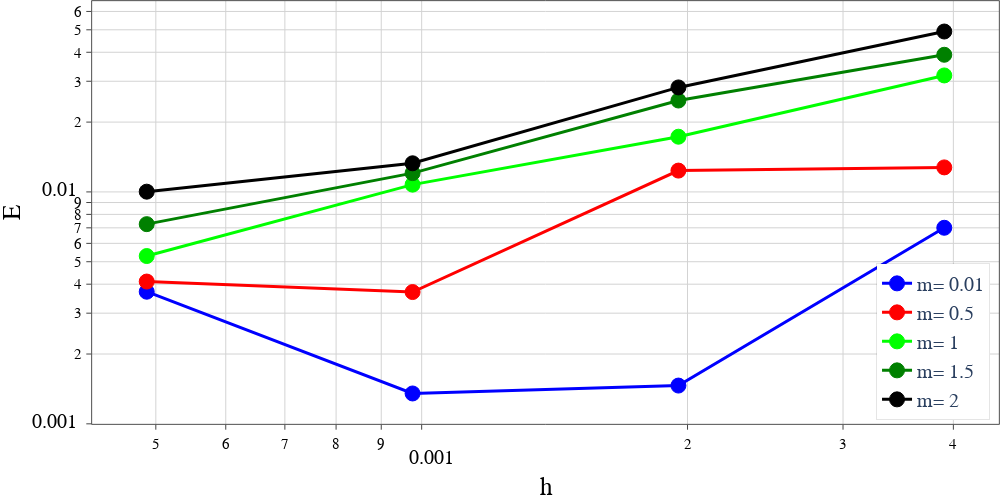
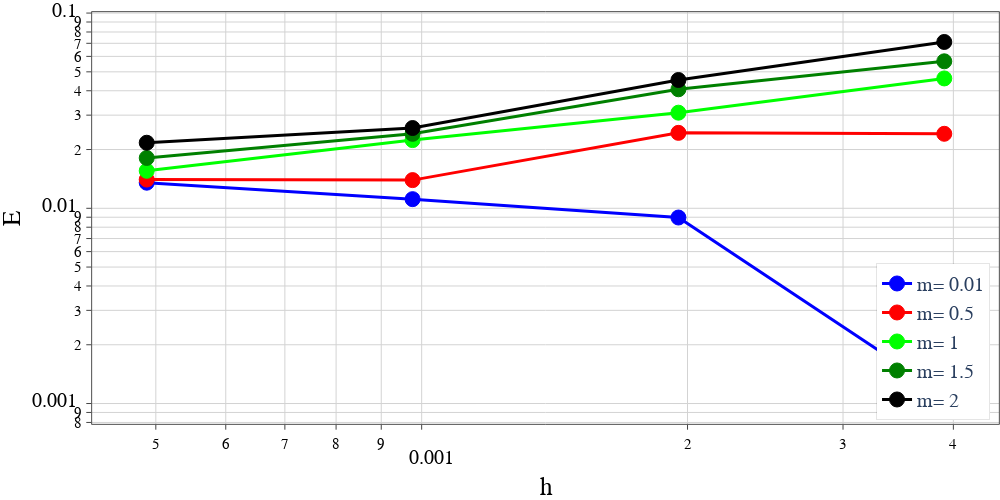
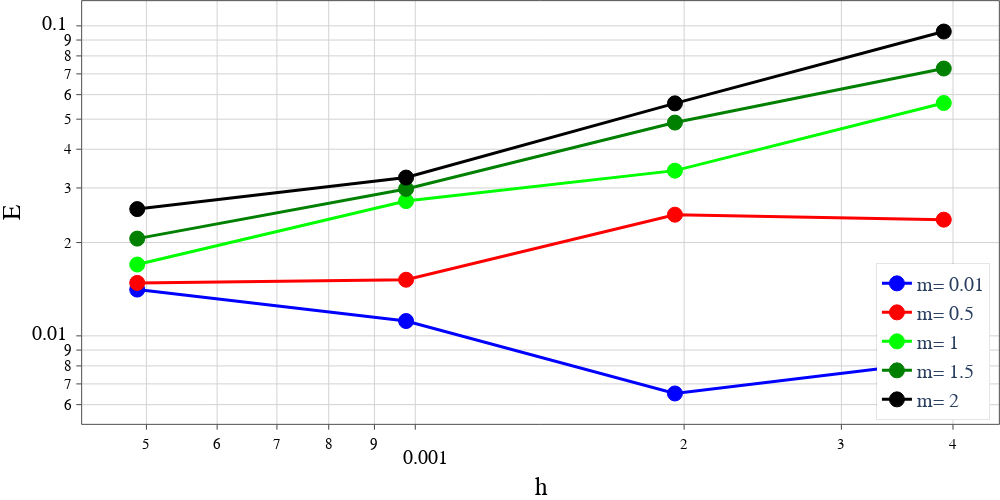

Here is the notebook cell these charts were saved with, in order:
### Markdown cell above
# Interpolate 2D mesh m and level

### Code cell
from scipy import interpolate
from matplotlib import tri
# etas = np.array([ 1e-06 ])
etas = np.array([ 1e-03, 1e-4, 1e-05, 1e-06, 1e-15 ])
levels = np.array([8,9,10,11])
# phis = np.array([0.3, 0.4, 0.5, 0.6])
phis = np.array([0.3, 0.4, 0.5, 0.6])


xaxis='h'
yaxis="E"
ngridx = ngridy = 100

logFig=False
# logFig=True

if not logFig:
    etamin, etamax, levmin, levmax = min(etas), max(etas), min(levels), max(levels)
else:
    etamin, etamax, levmin, levmax = min(np.log(etas)), max(np.log(etas)), min(np.log(levels)), max(np.log(levels))

list_x, list_y, list_names, list_colors, list_lines = [], [], [], [], []
xaxis='h'
yaxis="E"

for i,phi in enumerate(phis):
    print('phi=', phi)
    
    N = levels.size*etas.size
    points = np.zeros((N, 2))
    values = np.zeros(N)
    n = 0
    for j,lev in enumerate(levels):

        dx = 1/2**lev
        for k,et in enumerate(etas):
            if not logFig:
                points[n][0] = et
                points[n][1] = lev
            else:
                points[n][0] = np.log(et)
                points[n][1] = np.log(dx)
            
            values[n] = df[lev][et][phi]#**2
            n += 1
    triang = tri.Triangulation(points[:,0], points[:,1])
    interpolator = tri.LinearTriInterpolator(triang, values)
    
    xi = np.linspace(points[:,0].min() - 0.5, points[:,0].max() + 0.5, ngridx)
    yi = np.linspace(points[:,1].min() - 0.1, points[:,1].max() + 0.1, ngridy)
    Xi, Yi = np.meshgrid(xi, yi)
    zi = interpolator(Xi, Yi)
    
    fig, (ax1) = plt.subplots(nrows=1)
    ax1.contour(xi, yi, zi, levels=100, linewidths=0.5, colors='k')
    cntr1 = ax1.contourf(xi, yi, zi, levels=14, cmap="RdBu_r")

    fig.colorbar(cntr1, ax=ax1)
    ax1.plot(points[:,0], points[:,1], 'ko', ms=3)
#     ax1.set(xlim=(0.8*etamin, 1.2*etamax), ylim=(0.99*levmin, 1.01*levmax))
    ax1.set_title('grid and contour (%d points, %d grid points)' %
                  (points.shape[0], ngridx * ngridy))
    if not logFig:
        ax1.set_xscale("log")
    plt.subplots_adjust(hspace=0.5)
    plt.show()
    
    
    list_x, list_y, list_names, list_colors, list_lines, list_eta, list_m = [], [], [], [], [], [], []
    for m in [0.01, 0.5, 1, 1.5, 2]:
        xx, yy = [], []
        for j,lev in enumerate(levels): 
            dx = 1/2**lev
            et = (m*dx)**2/1
            xx.append(dx)
            if not logFig:
                yy.append(interpolator(et, lev).data)
            else:
                yy.append(interpolator(np.log(et), np.log(dx)).data)
        if m == 5:
            nm = '≥ ' + str(m)
        else:
            nm = '= ' + str(m)
#         pw=np.log10(et)
        list_x.append(xx)
        list_y.append(yy)
        list_names.append('m' + nm)
        list_lines.append('solid')

    fn = 'fixed_phi={}_m={}_E_vs_h.pdf'.format(phi, lev)
    plot_graph(list_x, list_y, names=list_names, xtitle=xaxis, ytitle=yaxis, image_name=fn, \
                   mode=['lines+markers']*10,\
    #                xrange=[0,20], 
#                    yrange=[-3.7,0.3],\
                   dash=list_lines,\
    #                colors=None,\
                   ylog=True,\
                   xlog=True, \
                   width=1000, height=500, path=MYPATH + prefix ,  legend_orientation='v', showlegend=True,\
                   yanchor='bottom', y0_anchor=0.01, xanchor='right', x0_anchor=0.99, legborderlinesize=0.1)

### Figure 1 — Plotly figure (JSON) as saved in the notebook; plotly's stock layout.template omitted (floating-point values rounded to 4 significant figures)
{"data": [{"line": {"color": "blue", "dash": "solid", "width": 3}, "marker": {"line": {"color": "blue", "width": 1}, "size": 15, "symbol": "circle"}, "mode": "lines+markers", "name": "m= 0.01", "textfont": {"color": "LightSeaGreen", "family": "Times New Roman", "size": 20}, "type": "scatter", "x": [0.003906, 0.001953, 0.0009766, 0.0004883], "y": [0.007004, 0.001462, 0.001352, 0.003712]}, {"line": {"color": "red", "dash": "solid", "width": 3}, "marker": {"line": {"color": "red", "width": 1}, "size": 15, "symbol": "circle"}, "mode": "lines+markers", "name": "m= 0.5", "textfont": {"color": "LightSeaGreen", "family": "Times New Roman", "size": 20}, "type": "scatter", "x": [0.003906, 0.001953, 0.0009766, 0.0004883], "y": [0.01276, 0.01236, 0.0037, 0.004107]}, {"line": {"color": "hsv(120,100,100)", "dash": "solid", "width": 3}, "marker": {"line": {"color": "hsv(120,100,100)", "width": 1}, "size": 15, "symbol": "circle"}, "mode": "lines+markers", "name": "m= 1", "textfont": {"color": "LightSeaGreen", "family": "Times New Roman", "size": 20}, "type": "scatter", "x": [0.003906, 0.001953, 0.0009766, 0.0004883], "y": [0.03178, 0.0173, 0.01075, 0.00529]}, {"line": {"color": "green", "dash": "solid", "width": 3}, "marker": {"line": {"color": "green", "width": 1}, "size": 15, "symbol": "circle"}, "mode": "lines+markers", "name": "m= 1.5", "textfont": {"color": "LightSeaGreen", "family": "Times New Roman", "size": 20}, "type": "scatter", "x": [0.003906, 0.001953, 0.0009766, 0.0004883], "y": [0.03902, 0.02478, 0.01205, 0.007263]}, {"line": {"color": "black", "dash": "solid", "width": 3}, "marker": {"line": {"color": "black", "width": 1}, "size": 15, "symbol": "circle"}, "mode": "lines+markers", "name": "m= 2", "textfont": {"color": "LightSeaGreen", "family": "Times New Roman", "size": 20}, "type": "scatter", "x": [0.003906, 0.001953, 0.0009766, 0.0004883], "y": [0.04915, 0.02822, 0.01329, 0.01002]}], "layout": {"autosize": false, "font": {"family": "Times New Roman", "size": 20}, "height": 500, "legend": {"bgcolor": "White", "bordercolor": "Black", "borderwidth": 0.1, "orientation": "v", "x": 0.99, "xanchor": "right", "y": 0.01, "yanchor": "bottom"}, "margin": {"b": 0, "l": 0, "pad": 0.1, "r": 0, "t": 0}, "paper_bgcolor": "rgba(255, 255, 255, 1)", "plot_bgcolor": "rgba(255, 255, 255, 1)", "showlegend": true, "width": 1000, "xaxis": {"automargin": true, "gridcolor": "lightgrey", "gridwidth": 1, "linecolor": "black", "linewidth": 0.7, "mirror": true, "range": [[0.0004883, 0.0004883, 0.0004883, 0.0004883, 0.0004883], [0.003906, 0.003906, 0.003906, 0.003906, 0.003906]], "showline": true, "side": "bottom", "tickangle": 0, "tickfont": {"color": "black", "family": "Times New Roman", "size": 20}, "ticks": "outside", "title": {"font": {"color": "black", "family": "Times New Roman", "size": 25}, "text": "h"}, "type": "log"}, "yaxis": {"automargin": true, "gridcolor": "lightgrey", "gridwidth": 1, "linecolor": "black", "linewidth": 0.7, "mirror": true, "range": [[0.001352, 0.0037, 0.00529, 0.007263, 0.01002], [0.007004, 0.01276, 0.03178, 0.03902, 0.04915]], "showline": true, "side": "left", "tickangle": 0, "tickfont": {"color": "black", "family": "Times New Roman", "size": 20}, "ticks": "outside", "title": {"font": {"color": "black", "family": "Times New Roman", "size": 25}, "text": "E"}, "type": "log"}}}

### Figure 2 — Plotly figure (JSON) as saved in the notebook; plotly's stock layout.template omitted (floating-point values rounded to 4 significant figures)
{"data": [{"line": {"color": "blue", "dash": "solid", "width": 3}, "marker": {"line": {"color": "blue", "width": 1}, "size": 15, "symbol": "circle"}, "mode": "lines+markers", "name": "m= 0.01", "textfont": {"color": "LightSeaGreen", "family": "Times New Roman", "size": 20}, "type": "scatter", "x": [0.003906, 0.001953, 0.0009766, 0.0004883], "y": [0.001119, 0.008969, 0.01114, 0.01353]}, {"line": {"color": "red", "dash": "solid", "width": 3}, "marker": {"line": {"color": "red", "width": 1}, "size": 15, "symbol": "circle"}, "mode": "lines+markers", "name": "m= 0.5", "textfont": {"color": "LightSeaGreen", "family": "Times New Roman", "size": 20}, "type": "scatter", "x": [0.003906, 0.001953, 0.0009766, 0.0004883], "y": [0.02407, 0.02434, 0.01394, 0.01403]}, {"line": {"color": "hsv(120,100,100)", "dash": "solid", "width": 3}, "marker": {"line": {"color": "hsv(120,100,100)", "width": 1}, "size": 15, "symbol": "circle"}, "mode": "lines+markers", "name": "m= 1", "textfont": {"color": "LightSeaGreen", "family": "Times New Roman", "size": 20}, "type": "scatter", "x": [0.003906, 0.001953, 0.0009766, 0.0004883], "y": [0.04626, 0.03089, 0.02236, 0.01556]}, {"line": {"color": "green", "dash": "solid", "width": 3}, "marker": {"line": {"color": "green", "width": 1}, "size": 15, "symbol": "circle"}, "mode": "lines+markers", "name": "m= 1.5", "textfont": {"color": "LightSeaGreen", "family": "Times New Roman", "size": 20}, "type": "scatter", "x": [0.003906, 0.001953, 0.0009766, 0.0004883], "y": [0.05662, 0.04071, 0.02407, 0.0181]}, {"line": {"color": "black", "dash": "solid", "width": 3}, "marker": {"line": {"color": "black", "width": 1}, "size": 15, "symbol": "circle"}, "mode": "lines+markers", "name": "m= 2", "textfont": {"color": "LightSeaGreen", "family": "Times New Roman", "size": 20}, "type": "scatter", "x": [0.003906, 0.001953, 0.0009766, 0.0004883], "y": [0.07111, 0.04542, 0.02577, 0.02167]}], "layout": {"autosize": false, "font": {"family": "Times New Roman", "size": 20}, "height": 500, "legend": {"bgcolor": "White", "bordercolor": "Black", "borderwidth": 0.1, "orientation": "v", "x": 0.99, "xanchor": "right", "y": 0.01, "yanchor": "bottom"}, "margin": {"b": 0, "l": 0, "pad": 0.1, "r": 0, "t": 0}, "paper_bgcolor": "rgba(255, 255, 255, 1)", "plot_bgcolor": "rgba(255, 255, 255, 1)", "showlegend": true, "width": 1000, "xaxis": {"automargin": true, "gridcolor": "lightgrey", "gridwidth": 1, "linecolor": "black", "linewidth": 0.7, "mirror": true, "range": [[0.0004883, 0.0004883, 0.0004883, 0.0004883, 0.0004883], [0.003906, 0.003906, 0.003906, 0.003906, 0.003906]], "showline": true, "side": "bottom", "tickangle": 0, "tickfont": {"color": "black", "family": "Times New Roman", "size": 20}, "ticks": "outside", "title": {"font": {"color": "black", "family": "Times New Roman", "size": 25}, "text": "h"}, "type": "log"}, "yaxis": {"automargin": true, "gridcolor": "lightgrey", "gridwidth": 1, "linecolor": "black", "linewidth": 0.7, "mirror": true, "range": [[0.001119, 0.01394, 0.01556, 0.0181, 0.02167], [0.01353, 0.02434, 0.04626, 0.05662, 0.07111]], "showline": true, "side": "left", "tickangle": 0, "tickfont": {"color": "black", "family": "Times New Roman", "size": 20}, "ticks": "outside", "title": {"font": {"color": "black", "family": "Times New Roman", "size": 25}, "text": "E"}, "type": "log"}}}

### Figure 3 — Plotly figure (JSON) as saved in the notebook; plotly's stock layout.template omitted (floating-point values rounded to 4 significant figures)
{"data": [{"line": {"color": "blue", "dash": "solid", "width": 3}, "marker": {"line": {"color": "blue", "width": 1}, "size": 15, "symbol": "circle"}, "mode": "lines+markers", "name": "m= 0.01", "textfont": {"color": "LightSeaGreen", "family": "Times New Roman", "size": 20}, "type": "scatter", "x": [0.003906, 0.001953, 0.0009766, 0.0004883], "y": [0.008294, 0.006519, 0.01116, 0.0141]}, {"line": {"color": "red", "dash": "solid", "width": 3}, "marker": {"line": {"color": "red", "width": 1}, "size": 15, "symbol": "circle"}, "mode": "lines+markers", "name": "m= 0.5", "textfont": {"color": "LightSeaGreen", "family": "Times New Roman", "size": 20}, "type": "scatter", "x": [0.003906, 0.001953, 0.0009766, 0.0004883], "y": [0.02371, 0.0246, 0.01518, 0.01482]}, {"line": {"color": "hsv(120,100,100)", "dash": "solid", "width": 3}, "marker": {"line": {"color": "hsv(120,100,100)", "width": 1}, "size": 15, "symbol": "circle"}, "mode": "lines+markers", "name": "m= 1", "textfont": {"color": "LightSeaGreen", "family": "Times New Roman", "size": 20}, "type": "scatter", "x": [0.003906, 0.001953, 0.0009766, 0.0004883], "y": [0.05639, 0.03412, 0.02721, 0.01699]}, {"line": {"color": "green", "dash": "solid", "width": 3}, "marker": {"line": {"color": "green", "width": 1}, "size": 15, "symbol": "circle"}, "mode": "lines+markers", "name": "m= 1.5", "textfont": {"color": "LightSeaGreen", "family": "Times New Roman", "size": 20}, "type": "scatter", "x": [0.003906, 0.001953, 0.0009766, 0.0004883], "y": [0.07284, 0.04876, 0.02979, 0.02059]}, {"line": {"color": "black", "dash": "solid", "width": 3}, "marker": {"line": {"color": "black", "width": 1}, "size": 15, "symbol": "circle"}, "mode": "lines+markers", "name": "m= 2", "textfont": {"color": "LightSeaGreen", "family": "Times New Roman", "size": 20}, "type": "scatter", "x": [0.003906, 0.001953, 0.0009766, 0.0004883], "y": [0.09588, 0.05623, 0.03241, 0.02564]}], "layout": {"autosize": false, "font": {"family": "Times New Roman", "size": 20}, "height": 500, "legend": {"bgcolor": "White", "bordercolor": "Black", "borderwidth": 0.1, "orientation": "v", "x": 0.99, "xanchor": "right", "y": 0.01, "yanchor": "bottom"}, "margin": {"b": 0, "l": 0, "pad": 0.1, "r": 0, "t": 0}, "paper_bgcolor": "rgba(255, 255, 255, 1)", "plot_bgcolor": "rgba(255, 255, 255, 1)", "showlegend": true, "width": 1000, "xaxis": {"automargin": true, "gridcolor": "lightgrey", "gridwidth": 1, "linecolor": "black", "linewidth": 0.7, "mirror": true, "range": [[0.0004883, 0.0004883, 0.0004883, 0.0004883, 0.0004883], [0.003906, 0.003906, 0.003906, 0.003906, 0.003906]], "showline": true, "side": "bottom", "tickangle": 0, "tickfont": {"color": "black", "family": "Times New Roman", "size": 20}, "ticks": "outside", "title": {"font": {"color": "black", "family": "Times New Roman", "size": 25}, "text": "h"}, "type": "log"}, "yaxis": {"automargin": true, "gridcolor": "lightgrey", "gridwidth": 1, "linecolor": "black", "linewidth": 0.7, "mirror": true, "range": [[0.006519, 0.01482, 0.01699, 0.02059, 0.02564], [0.0141, 0.0246, 0.05639, 0.07284, 0.09588]], "showline": true, "side": "left", "tickangle": 0, "tickfont": {"color": "black", "family": "Times New Roman", "size": 20}, "ticks": "outside", "title": {"font": {"color": "black", "family": "Times New Roman", "size": 25}, "text": "E"}, "type": "log"}}}
